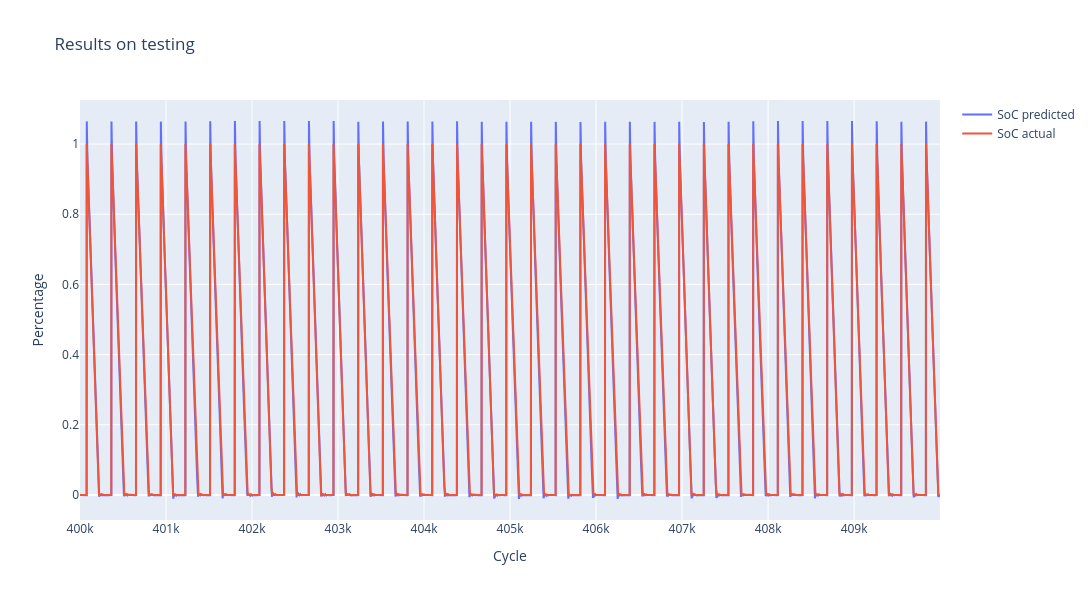

Write notebook code for a chart like this one.
### Code cell
cycle_num = 40
steps_num = 10000
step_index = np.arange(cycle_num*steps_num, (cycle_num+1)*steps_num)

fig = go.Figure()
fig.add_trace(go.Scatter(x=step_index, y=test_predictions.flatten()[cycle_num*steps_num:(cycle_num+1)*steps_num],
                    mode='lines', name='SoC predicted'))
fig.add_trace(go.Scatter(x=step_index, y=test_y.flatten()[cycle_num*steps_num:(cycle_num+1)*steps_num],
                    mode='lines', name='SoC actual'))
fig.update_layout(title='Results on testing',
                  xaxis_title='Cycle',
                  yaxis_title='Percentage',
                  width=1400,
                  height=600)
fig.show()

### Figure 1 — Plotly figure (JSON) as saved in the notebook; plotly's stock layout.template omitted (floating-point values rounded to 4 significant figures; data arrays with more than 128 entries replaced by an {"elided": "..."} marker saying what was removed)
{"data": [{"mode": "lines", "name": "SoC predicted", "type": "scatter", "x": {"elided": "10000 int values"}, "y": {"elided": "10000 float values"}}, {"mode": "lines", "name": "SoC actual", "type": "scatter", "x": {"elided": "10000 int values"}, "y": {"elided": "10000 float values"}}], "layout": {"height": 600, "title": {"text": "Results on testing"}, "width": 1400, "xaxis": {"title": {"text": "Cycle"}}, "yaxis": {"title": {"text": "Percentage"}}}}
